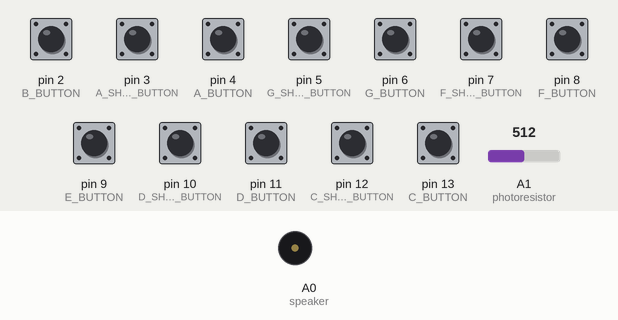
A sketch run on a simulated Arduino Uno, built with avr-gcc and run on an emulated ATmega328P. Shown: buzzer (waves = sounding). Inputs (shaded band) come from the test bench; at power-on: pin 2 (B_BUTTON), pin 3 (A_SHARP_BUTTON), pin 4 (A_BUTTON), pin 5 (G_SHARP_BUTTON), pin 6 (G_BUTTON), pin 7 (F_SHARP_BUTTON), pin 8 (F_BUTTON), pin 9 (E_BUTTON), pin 10 (D_SHARP_BUTTON), pin 11 (D_BUTTON), pin 12 (C_SHARP_BUTTON), pin 13 (C_BUTTON) LOW, A1 (photoresistor) = 512.

Above: at 1.2 s.
1.3 s: A1 (photoresistor) set to 32
2.8 s: A1 (photoresistor) set to 26
At 2.98 s:
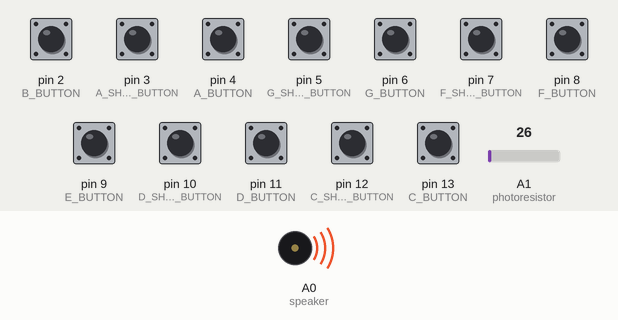
Timing chart, 0 to 11.8 s (numbered marks = the images above; inputs shaded):
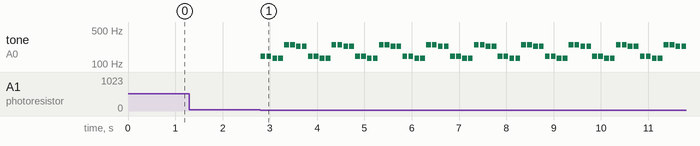

The sketch:

Project_1.ino
```cpp
/*
ENGR6

Eric Chor
Marcus Mendoza

The purpose of this code is to use an arduino uno to simulate a guitar,
pressing differet buttons causes different notes to play. There is also
a photosensor which, when blocked, plays a song
*/

const int C_BUTTON = 13;
const int C_SHARP_BUTTON = 12;
const int D_BUTTON = 11;
const int D_SHARP_BUTTON = 10;
const int E_BUTTON = 9;
const int F_BUTTON = 8;
const int F_SHARP_BUTTON = 7;
const int G_BUTTON = 6;
const int G_SHARP_BUTTON = 5;
const int A_BUTTON = 4;
const int A_SHARP_BUTTON = 3;
const int B_BUTTON = 2;

const int speaker = A0;
const int photoresistor = A1;

bool current_state_is_auto = false;
bool stop_song = false;
bool button_being_pressed = false;

enum NOTES{
  C,       //1
  C_SHARP, //2
  D,       //3
  D_SHARP, //4
  E,       //5
  F,       //6
  F_SHARP, //7
  G,       //8
  G_SHARP, //9
  A,       //10
  A_SHARP, //11
  B,       //12
  OFF      //13
};

// plays a specific note when the function is called
void play_note(NOTES note){
  switch (note){
    case C:
    	tone(speaker,130.81);
      //Serial.println("playing C");
    	break;
    case C_SHARP:
    	tone(speaker,138.59);
      //Serial.println("playing C sharp");
    	break;
    case D:
    	tone(speaker,146.83);
      //Serial.println("playing D");
    	break;
    case D_SHARP:
    	tone(speaker,155.56);
      //Serial.println("playing D sharp");
    	break;
    case E:
    	tone(speaker,164.81);
      //Serial.println("playing E");
    	break;
    case F:
    	tone(speaker,173.66);
      //Serial.println("playing F");
    	break;
    case F_SHARP:
    	tone(speaker,185.00);
      //Serial.println("playing F sharp");
    	break;
    case G:
    	tone(speaker,196.00);
      //Serial.println("playing G");
    	break;
    case G_SHARP:
    	tone(speaker,207.65);
      //Serial.println("playing G sharp");
    	break;
    case A:
    	tone(speaker,220.00);
      //Serial.println("playing A");
    	break;
    case A_SHARP:
    	tone(speaker,233.08);
      //Serial.println("playing A sharp");
    	break;
    case B:
    	tone(speaker,246.94);
      //Serial.println("playing B");
    	break;
    case OFF:
    	noTone(speaker);
    	break;
  }
}

//song notes to be played
NOTES notes []{D,D,C,C,B,B,A_SHARP,A_SHARP,
            	 D,D,C,C,B,B,A_SHARP,A_SHARP,
           		 D,D,C,C,B,B,A_SHARP,A_SHARP,
               D,D,C,C,B,B,A_SHARP,A_SHARP};

//plays the song by iterating through the array and playing each note one at a time
//checks if a button is pressed between each note, if a button is pressed, stop the song from finishing
void play_song(){
  for(int i = 0 ; i < sizeof(notes)/sizeof(notes[0]) ; i++){
    play_note(notes[i]);
      delay(100);
    noTone(speaker);
      delay(25);
    stop_song = check_button_pressed();
    if(stop_song)
      break;
  }
  stop_song = false;
}

//Checks if a button is pressed, if the button is pressed play the note and stop the song from playing
bool check_button_pressed(){
  if(digitalRead(C_BUTTON)){
    play_note(C);
    stop_song = true;
    return true;
  } else if (digitalRead(C_SHARP_BUTTON)){
    play_note(C_SHARP);
    stop_song = true;
    return true;
  } else if (digitalRead(D_BUTTON)){
    play_note(D);
    stop_song = true;
    return true;
  } else if (digitalRead(D_SHARP_BUTTON)){
    play_note(D_SHARP);
    stop_song = true;
    return true;
  } else if (digitalRead(E_BUTTON)){
    play_note(E);
    stop_song = true;
    return true;
  } else if (digitalRead(F_BUTTON)){
    play_note(F);
    stop_song = true;
    return true;
  } else if (digitalRead(F_SHARP_BUTTON)){
    play_note(F_SHARP);
    stop_song = true;
    return true;
  } else if (digitalRead(G_BUTTON)){
    play_note(G);
    stop_song = true;
    return true;
  } else if (digitalRead(G_SHARP_BUTTON)){
    play_note(G_SHARP);
    stop_song = true;
    return true;
  } else if (digitalRead(A_BUTTON)){
    play_note(A);
    stop_song = true;
    return true;
  } else if (digitalRead(A_SHARP_BUTTON)){
    play_note(A_SHARP);
    stop_song = true;
    return true;
  } else if (digitalRead(B_BUTTON)){
    play_note(B);
    stop_song = true;
    return true;
  } else {
    play_note(OFF);
    return false;
  }
}

//initialize all pins to input except for the speaker which is initialized to output
void setup()
{
  Serial.begin(9600);
  pinMode(C_BUTTON,INPUT);
  pinMode(C_SHARP_BUTTON, INPUT);
  pinMode(D_BUTTON, INPUT);
  pinMode(E_BUTTON, INPUT);
  pinMode(F_BUTTON, INPUT);
  pinMode(F_SHARP_BUTTON, INPUT);
  pinMode(G_BUTTON, INPUT);
  pinMode(G_SHARP_BUTTON, INPUT);
  pinMode(A_BUTTON, INPUT);
  pinMode(A_SHARP_BUTTON, INPUT);
  pinMode(B_BUTTON, INPUT);

  pinMode(speaker,OUTPUT);
  pinMode(photoresistor, INPUT);

}

void loop()
{

  //checks the value of the photoresistor, if it is low enough then play the song
  if(analogRead(photoresistor)<30){
    current_state_is_auto = true;
  } else {
    current_state_is_auto = false;
  }

  //Serial.println(analogRead(photoresistor));

  //check if any buttons are being pressed, if any buttons are being pressed play the note
  button_being_pressed = check_button_pressed();
  if((current_state_is_auto)&&(!button_being_pressed)){
       play_song();

  }
  delay(10);

}
```

Measured:
- the behaviour switches between 30 and 29 on A1 (photoresistor) (found by bisection; images 0 and 1)
- after the input at 1.3 s, every drawn part: stays the same
- after the input at 2.8 s, tone on A0 (speaker): silent → 146 Hz at once, then repeats every 1.0 s: silent 0.03 s, 146 Hz 0.10 s, 2 × (silent 0.03 s, 130 Hz 0.10 s), 2 × (silent 0.03 s, 246 Hz 0.10 s), 2 × (silent 0.03 s, 233 Hz 0.10 s), silent 0.03 s, 146 Hz 0.10 s
